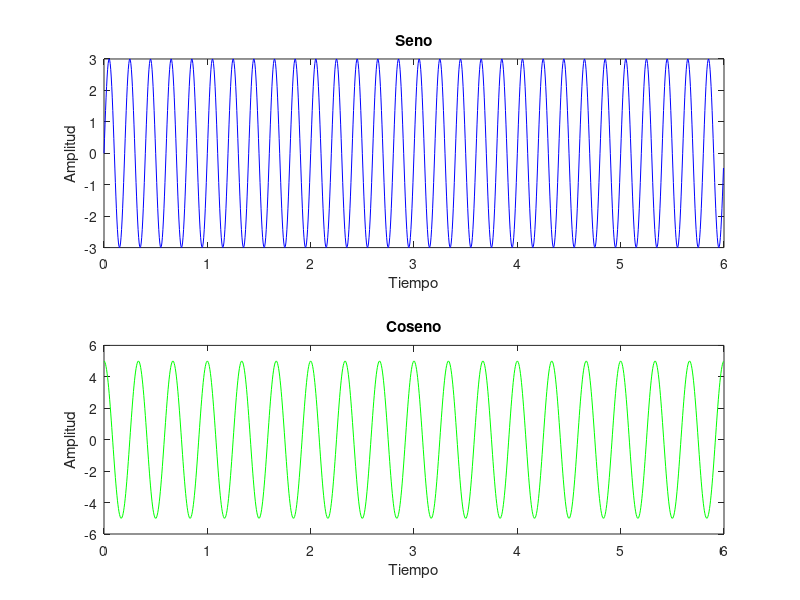
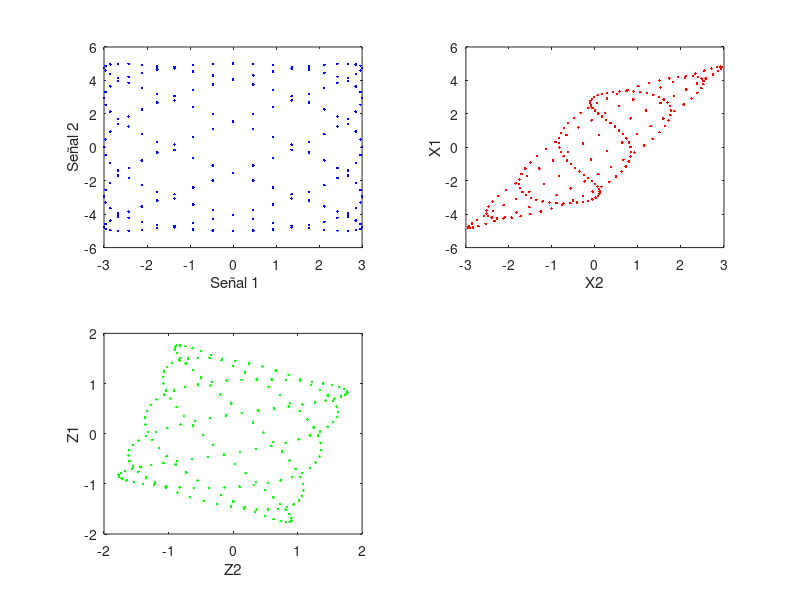

The MATLAB script that drew these images, in order: (Note: this script raises an error after producing the figures.)
clc; clear all; close all;
fs = 200; %frecuencia de muestreo
T = 6; %Tiempo de muestreo
t = 0:1/fs:T-1/fs; %duracion
figure;
% Señal 1 - Seno
ss = 3 * sin( 2* pi * 5 * t);
subplot(2 , 1 , 1);
plot( t , ss , 'b');
title (' Seno ' );
ylabel ( 'Amplitud') ; xlabel (' Tiempo ' ) ;
% Señal 2 - Coseno
sc = 5 * cos( 2* pi * 3 * t);
subplot(2 , 1 , 2);
plot( t , sc , 'g' );
title (' Coseno ' );
ylabel ( 'Amplitud') ; xlabel (' Tiempo ' ) ;

figure;
%Distribuicion de las señales
subplot(2 , 2 , 1);

%S representa la matriz con las señales observadas
%A contiene los coeficientes de mezcla
%X simboliza las señales mezcla
plot( ss , sc , '.b' );
ylabel ( 'Señal 2') ; xlabel (' Señal 1' ) ;
S = [ss ; sc ];
A = [ .5 -.3 ; .3 -.8 ] ;
X = A * S ;

%Obtención de las señales individuales de la matriz X
X1 = X ( 1, : );
X2 = X ( 2, : );

subplot(2 , 2 , 2);
plot( X1 , X2 , '.r' ); %Gráfico de la distribución de las señales mezcla
ylabel ( ' X1 ') ; xlabel (' X2 ' ) ;

%Proceso de obtención de la matriz W.
%W representa la matriz de blanqueamiento
%Z contiene las señales blanqueadas
Rx = cov(X');
[V, D ] = eig(Rx) ;
W = D ^(-0.5) * V';
Z = W * X ;

%Obtención de las señales individuales de la matriz Z
Z1 = Z ( 1, : );
Z2 = Z ( 2, : );
subplot(2 , 2 , 3);
plot( Z1 , Z2 , '.g' ); %Gráfico de la distribución de las señales blanqueadas
ylabel ( ' Z1 ') ; xlabel (' Z2 ' ) ;

%Por medio de la función fastica se obtiene la matriz AA, matriz de mezcla estimada
%Proceso de obtención de la matriz Y, donde Y contiene las señales estimadas
[AA , B ] = fastica( X );
Y = inv(AA) * X;
Y1 = Y ( 1, : ); %Obtención de las señales individuales de la matriz Y
Y2 = Y ( 2, : );
subplot(2 , 2 , 4);
plot( Y1 , Y2 , '.k' ); %Gráfico de la distribución de las señales estimadas

%SEPARACIÓN
figure;
Y1 = Y ( 1, : ); %Obtención de señales individuales de la matriz Y
Y2 = Y ( 2, : );

% Señal Estimada 1
subplot(2 , 1 , 1);
plot( t , Y1 , 'b');
title (' Senal Estimada 1 ' );
ylabel ( 'Amplitud') ;
xlabel (' Tiempo ' ) ;
% Señal Estimada 2
subplot(2 , 1 , 2);
plot( t , Y2 , 'g' ); %Se grafica individualmente cada señal estimada obtenida
title (' Señal Estimada 2 ' );
ylabel ( 'Amplitud') ;
xlabel (' Tiempo ' ) ;
 